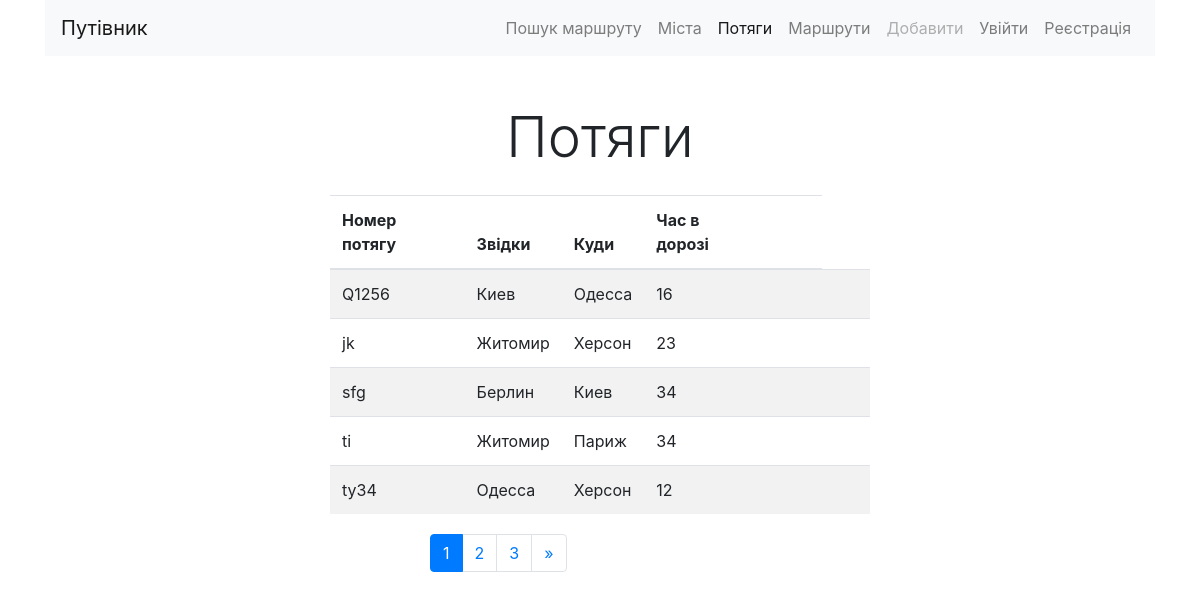
The app's page /trains/ with its own data.
### trains/models.py (models this page shows, shortened)
class Train(models.Model):
    name = models.CharField(max_length=100, unique=True, verbose_name='Номер потягу')
    from_city = models.ForeignKey(City, on_delete=models.CASCADE,
                                  verbose_name='Звідки', related_name='from_city')
    to_city = models.ForeignKey(City, on_delete=models.CASCADE,
                                verbose_name='Куди', related_name='to_city')
    travel_time = models.IntegerField(verbose_name='Час в дорозі')
    class Meta:
        verbose_name = 'Потяг'
        verbose_name_plural = 'Потяги'
        ordering = ['name']

### cities/models.py (models this page shows)
class City(models.Model):
    name = models.CharField(max_length=100, unique=True, verbose_name='Місто')
    def __str__(self):
        return self.name
    class Meta:
        verbose_name = 'Місто'
        verbose_name_plural = 'Міста'
        ordering = ['name']

### trains/views.py (the view)
# urls.py: path('', TrainListView.as_view(), name='list'),
class TrainListView(ListView):
    queryset = Train.objects.all()
    context_object_name = 'objects_list'
    template_name = 'trains/list.html'
    paginate_by = 5

### trains/templates/trains/list.html (shortened to what this page needs)
{% extends 'base.html' %}
{% block content %}
<h1 class="display-4 text-center my-4">Потяги</h1>
<div class="row ">
<div class='col-md-6 mx-auto'>
<table class="table table-striped">
    <thead>
        <tr>
        <th> Номер потягу</th>
        <th> Звідки</th>
        <th> Куди</th>
        <th> Час в дорозі</th>
        <th> &nbsp;</th>
        <th> &nbsp;</th>
        </tr>
    </thead>
    <tbody>
        {% for object in objects_list %}
        <tr>
            <td>{{object.name}}</td>
            <td>{{object.from_city}}</td>
            <td>{{object.to_city}}</td>
            <td>{{object.travel_time}}</td>
            <td></td>
            <td></td>
            <td>
            </td>
            <td>
            </td>
        </tr>
        {% endfor %}
    </tbody>
</table>
</div>
</div>
 <div id="navigation" class="container my-1">
     <div class="row">
         <div class="col-md-8 ml-auto">
             <nav aria-label="Page navigation example">
                 <ul class="pagination ">
                     {% for page in page_obj.paginator.page_range %}
                        {% if page == page_obj.number %}
                            <li class="page-item active">
                                <a class="page-link" href="#"> {{page}}
                                </a>
                            </li>
                        {% else %}
                            <li class="page-item">
                                <a class="page-link"
                                    href="?page={{page}}">
                                    {{page}}
                                </a>
                            </li>
                        {% endif %}
                     {% endfor %}
                     {% if page_obj.has_next %}
                        <li class="page-item">
                            <a class="page-link"
                                href="?page={{page_obj.paginator.num_pages }}"
                                    aria-label="Next">
                                <span aria-hidden="true">&raquo;</span>
                            </a>
                        </li>
                     {% endif %}
                 </ul>
             </nav>
         </div>
     </div>
 </div>
{% endblock content %}

### records on screen
Train: name "Q1256", from_city "Киев", to_city "Одесса", travel_time "16"
Train: name "jk", from_city "Житомир", to_city "Херсон", travel_time "23"
Train: name "sfg", from_city "Берлин", to_city "Киев", travel_time "34"
Train: name "ti", from_city "Житомир", to_city "Париж", travel_time "34"
Train: name "ty34", from_city "Одесса", to_city "Херсон", travel_time "12"

### other values on screen
{{ page }} "1"
{{ page }} "2" "3"
